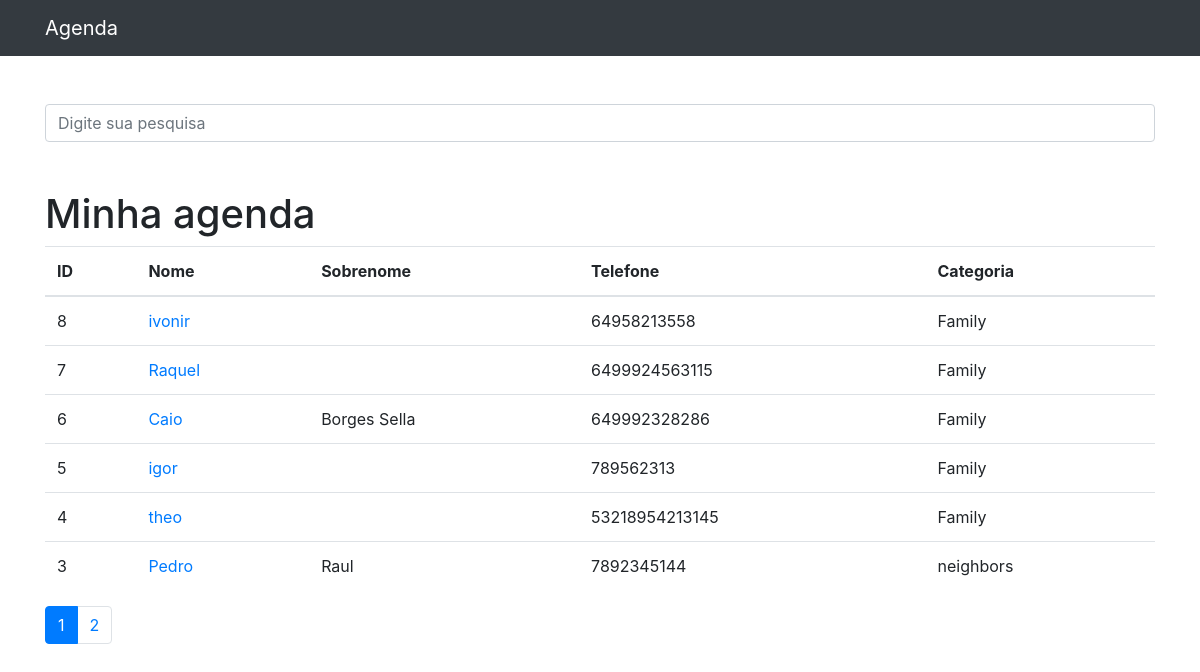
The page / on the database its author committed.
### contatos/models.py (models this page shows, shortened)
class Contato(models.Model):
    nome = models.CharField(max_length=200)
    sobrenome = models.CharField(max_length=200, blank=True)
    telefone = models.CharField(max_length=200)
    email = models.CharField(max_length=200, blank=True)
    data_criacao = models.DateTimeField(default=timezone.now)
    descricao = models.TextField(blank=True)
    categoria = models.ForeignKey(Categoria, on_delete=models.DO_NOTHING)
    mostrar = models.BooleanField(default=True)
    foto = models.ImageField(blank=True, upload_to='fotos/%Y/%m')

class Categoria(models.Model):
    nome = models.CharField(max_length=200)
    def __str__(self):
        return self.nome

### contatos/views.py (the view)
# urls.py: path('', views.index, name='index'),
def index(request):
    contatos = Contato.objects.order_by('-id').filter(
        mostrar=True
    )
    paginator = Paginator(contatos, 6)
    page = request.GET.get('p')
    contatos = paginator.get_page(page)
    return render(request, 'contatos/index.html', {
        'contatos': contatos
    })

### contatos/templates/contatos/index.html
{% extends 'base.html' %} {%block conteudo%}
<h1 class="mt-5">Minha agenda</h1>
<table class="table">
  <thead>
    <tr>
      <th>ID</th>
      <th>Nome</th>
      <th>Sobrenome</th>
      <th>Telefone</th>
      <th>Categoria</th>
    </tr>
  </thead>
  <tbody>
    {% for contato in contatos %}
      {% if contato.mostrar %}
        <tr>
          <td>
            {{ contato.id }}
          </td>
          <td>
            <a href="{% url 'ver_contato' contato.id %}"> {{ contato.nome }} </a>
          </td>
          <td> {{ contato.sobrenome }} </td>
          <td> {{ contato.telefone }} </td>
          <td> {{ contato.categoria }} </td>
        </tr>
      {% endif %}
    {% endfor %}
  </tbody>
</table>
<nav aria-label="Page navigation example">
  <ul class="pagination">
    {% for pagina in contatos.paginator.page_range %}
      {% if contatos.number == pagina %}
        <li class="page-item active">
          <a class="page-link" href="?p={{ pagina }}&termo={{ request.GET.termo }}">{{ pagina }}</a>
        </li>
      {% else %}
        <li class="page-item">
          <a class="page-link" href="?p={{ pagina }}&termo={{ request.GET.termo }}">{{ pagina }}</a>
        </li>
      {% endif %}
    {% endfor %}
  </ul>
</nav>
{%endblock%}

### rows shown on the page
Contato: id "8", nome "ivonir", telefone "64958213558", categoria "Family"
Contato: id "7", nome "Raquel", telefone "6499924563115", categoria "Family"
Contato: id "6", nome "Caio", sobrenome "Borges Sella", telefone "649992328286", categoria "Family"
Contato: id "5", nome "igor", telefone "789562313", categoria "Family"
Contato: id "4", nome "theo", telefone "53218954213145", categoria "Family"
Contato: id "3", nome "Pedro", sobrenome "Raul", telefone "7892345144", categoria "neighbors"

### other values the page prints
{{ pagina }} "1"
{{ pagina }} "2"
